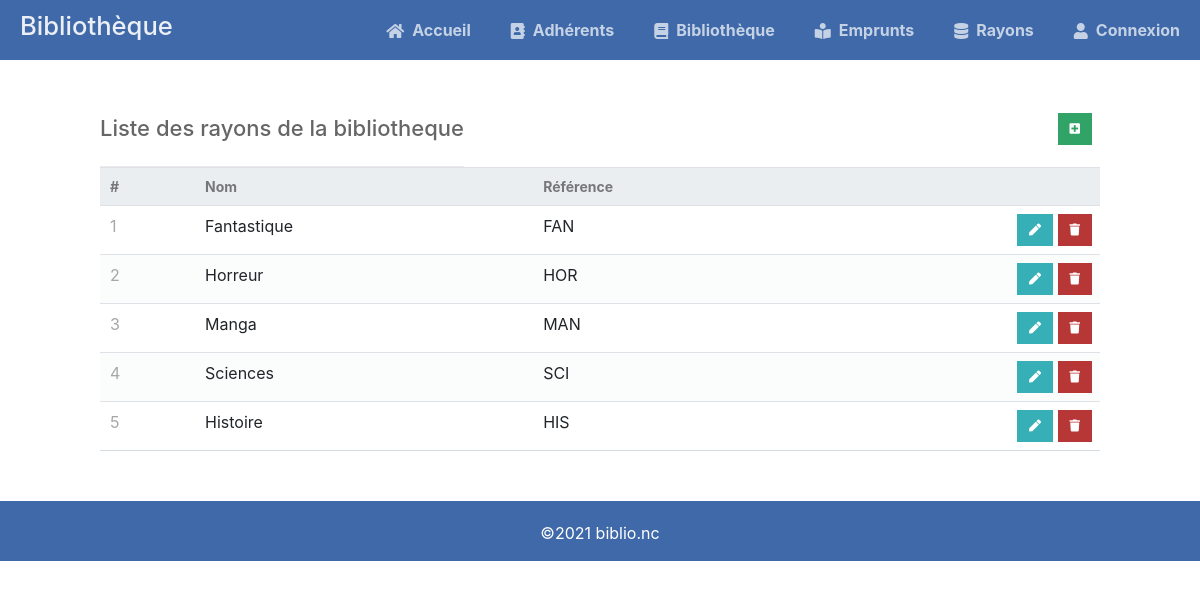
The app's page /rayon-read.php with its own data.
### tables this page shows
CREATE TABLE `rayon` (
  `id` int(11) NOT NULL,
  `nom` varchar(255) NOT NULL,
  `reference` varchar(100) NOT NULL
);

### rayon-read.php (the view, shortened to what this page needs)
<?php
include 'functions_custom.php';
$pdo = pdo_connect_mysql();
$pdo_stmt = $pdo->prepare('SELECT * FROM rayon');
$pdo_stmt->execute();
$rayons = $pdo_stmt->fetchAll(PDO::FETCH_ASSOC);
?>
<?php echo template_header('Read'); ?>
<div class="content read">
	<div><h2>Liste des rayons de la bibliotheque</h2>
    <span><a href="rayon-create.php" class="add"><i class="fas fa-plus-square fa-xs"></i></a></span></div>
	<table class="table">
        <thead>
            <tr>
                <td>#</td>
                <td>Nom</td>
                <td>Référence</td>
                <td></td>
            </tr>
        </thead>
        <tbody>
            <?php foreach ($rayons as $rayon) : ?>
            <tr>
                <td><?php echo $rayon["id"] ?></td>
                <td><?php echo $rayon["nom"] ?></td>
                <td><?php echo $rayon["reference"] ?></td>
                <td class="actions">
                    <a href="rayon-update.php?id=<?php echo $rayon["id"] ?>" class="edit"><i class="fas fa-pen fa-xs"></i></a>
                    <a href="rayon-delete.php?id=<?php echo $rayon["id"] ?>" class="trash"><i class="fas fa-trash fa-xs"></i></a>
                </td>
            </tr>
            <?php endforeach; ?>
        </tbody>
    </table>
</div>
<?php echo template_footer(); ?>

### style.css (style rules this page uses)
* { box-sizing: border-box; font-family: -apple-system, BlinkMacSystemFont, 'segoe ui', roboto, oxygen, ubuntu, cantarell, 'fira sans', 'droid sans', 'helvetica neue', Arial, sans-serif; font-size: 16px; -webkit-font-smoothing: antialiased; -moz-osx-font-smoothing: grayscale; }
body { background-color: #ffffff; margin: 0; }
.content { width: 1000px; margin: 0 auto; }
.content h2 { margin: 0; padding: 25px 0; font-size: 22px; border-bottom: 1px solid #ebebeb; color: #666666; }
.read table { width: 100%; padding-top: 30px; border-collapse: collapse; }
.read table thead { background-color: #ebeef1; border-bottom: 1px solid #d3dae0; }
.read table thead td { padding: 10px; font-weight: bold; color: #767779; font-size: 14px; }
.read table tbody tr { border-bottom: 1px solid #d3dae0; }
.read table tbody tr:nth-child(even) { background-color: #fbfcfc; }
.read table tbody tr td { padding: 10px; }
.read table tbody tr td:nth-child(1) { color: #a5a7a9; }
.read table tbody tr td.actions { padding: 8px; text-align: right; }
.read table tbody tr td.actions .edit, .read table tbody tr td.actions .trash { display: inline-flex; text-align: right; text-decoration: none; color: #ffffff; padding: 10px 12px; }
.read table tbody tr td.actions .trash { background-color: #b73737; }
.read table tbody tr td.actions .edit { background-color: #37afb7; }
.read .add { display: inline-flex; text-align: flex-end; text-decoration: none; color: #ffffff; padding: 10px 12px; background-color: #32a367; margin-right: 8px; }
.read > div:first-child { display: flex; justify-content: space-between; align-items: center; margin-top: 30px; }

### records on screen
rayon: id "1", nom "Fantastique", reference "FAN"
rayon: id "2", nom "Horreur", reference "HOR"
rayon: id "3", nom "Manga", reference "MAN"
rayon: id "4", nom "Sciences", reference "SCI"
rayon: id "5", nom "Histoire", reference "HIS"
